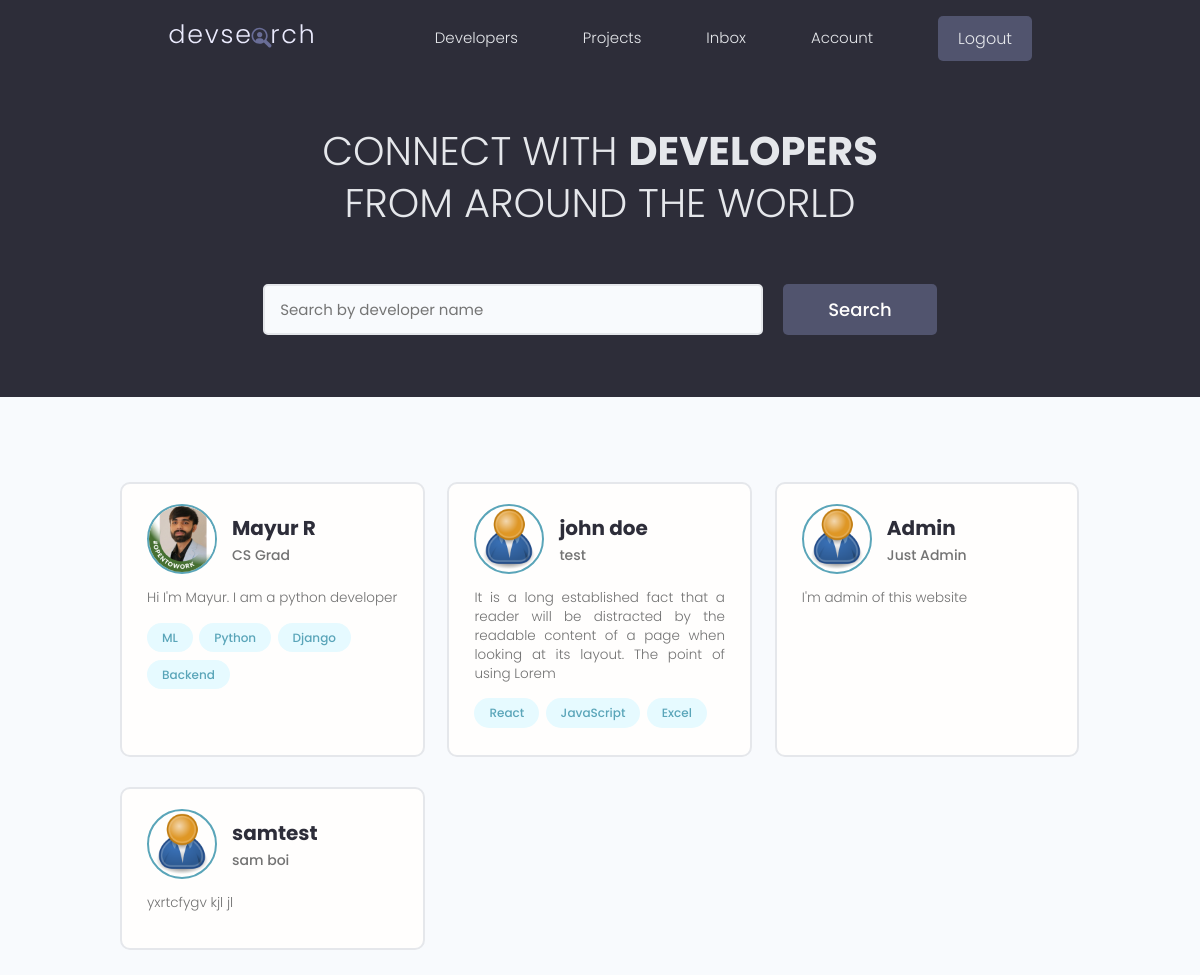
Screenshot of / (signed in) with the database file from the repository.
### users/models.py (models this page shows, shortened)
class Profile(models.Model):
    user=models.OneToOneField(User, on_delete=models.CASCADE, null=True,blank=True)
    name=models.CharField(max_length=200,null=True,blank=True)
    email=models.EmailField(max_length=500,null=True,blank=True)
    username=models.CharField(max_length=200,null=True,blank=True)
    location=models.CharField(max_length=200,null=True,blank=True)
    short_intro=models.CharField(max_length=200,null=True,blank=True)
    bio=models.TextField(null=True,blank=True)
    profile_image=models.ImageField(null=True,blank=True,default="profiles/user-default.png", upload_to='profiles/')
    social_github=models.CharField(max_length=200,null=True,blank=True)
    social_twitter=models.CharField(max_length=200,null=True,blank=True)
    social_linkedin=models.CharField(max_length=200,null=True,blank=True)
    social_youtube=models.CharField(max_length=200,null=True,blank=True)
    social_website=models.CharField(max_length=200,null=True,blank=True)
    created=models.DateTimeField(auto_now_add=True)
    id=models.UUIDField(default=uuid.uuid4,unique=True,primary_key=True,editable=False)

class Skill(models.Model):
    owner=models.ForeignKey(Profile,on_delete=models.CASCADE,null=True,blank=True)
    name = models.CharField(max_length=200)
    description=models.TextField(null=True,blank=True)
    created=models.DateTimeField(auto_now_add=True)
    id=models.UUIDField(default=uuid.uuid4,unique=True,primary_key=True,editable=False)

### users/views.py (the view)
# urls.py: path('',views.profiles,name="profiles"),
def profiles(request):
    profiles=Profile.objects.all()
    context={'profiles':profiles}
    return render(request,'users/profiles.html',context)

### users/templates/users/profiles.html (shortened to what this page needs)
{% extends 'main.html' %}
{% block content %}
<main class="home">
    <section class="hero-section text-center">
      <div class="container container--narrow">
        <div class="hero-section__box">
          <h2>CONNECT WITH <span>DEVELOPERS</span></h2>
          <h2>FROM AROUND THE WORLD</h2>
        </div>
        <div class="hero-section__search">
          <form class="form" action="#" method="get">
            <div class="form__field">
              <input class="input input--text" id="formInput#search" type="text" name="text"
                placeholder="Search by developer name" />
            </div>
            <input class="btn btn--sub btn--lg" type="submit" value="Search" />
          </form>
        </div>
      </div>
    </section>
    <section class="devlist">
      <div class="container">
        <div class="grid grid--three">
        {% for profile in profiles %}
          <div class="column card">
            <div class="dev">
              <a href="{% url 'user-profile' profile.id %}" class="card__body">
                <div class="dev__profile">
                  <img class="avatar avatar--md" src="{{profile.profile_image.url}}" alt="image" />
                  <div class="dev__meta">
                    <h3>{{profile.name}}</h3>
                    <h5>{{profile.short_intro|slice:"150"}}</h5>
                  </div>
                </div>
                <p class="dev__info">
                    {{profile.bio|slice:"150"}}
                </p>
                <div class="dev__skills">
                {% for skill in profile.skill_set.all|slice:"5" %}
                  <span class="tag tag--pill tag--main">
                    <small>{{skill.name}}</small>
                  </span>
                 {% endfor %}
                </div>
              </a>
            </div>
          </div>
          {% endfor %}
        </div>
      </div>
    </section>
  </main>
{% endblock content%}

### static/styles/app.css (style rules this page uses)
:root { --color-sub: #2d2d39; }
.btn--sub { background-color: var(--color-sub-light); }
.card { border: 2px solid var(--color-light); }
img { width: 100%; }
.hero-section { height: 40vh; display: flex; align-items: center; background-color: var(--color-sub); }
.hero-section__box { margin-bottom: 4rem; }
.hero-section__box > h2, .hero-section__box > h2 > span { font-size: 4rem; color: var(--color-light); line-height: 1.3; text-transform: uppercase; }
.hero-section__box > h2 { font-weight: 300; }
.hero-section__box > h2 > span { font-weight: 700; }
.hero-section__search > .form { display: flex; align-items: center; justify-content: center; gap: 2rem; }
.hero-section__search > .form input.input--text { width: 50rem; }
.devlist { margin-top: 8rem; }
.devlist .grid { align-items: stretch; }
.devlist .dev .dev__profile { display: flex; align-items: center; gap: 1.5rem; }
.devlist .dev .dev__meta h3 { color: var(--color-sub); font-size: 2rem; font-weight: 700; }
.devlist .dev .dev__meta h5 { color: var(--color-text); font-size: 1.4rem; font-weight: 500; }
.devlist .dev .dev__info { margin: 1.5rem 0; font-size: 1.35rem; line-height: 1.4; text-align: justify; }

### static/uikit/styles/modules/_variables.css (style rules this page uses)
:root { --color-main: #5aa5b9; --color-main-light: #e6faff; --color-sub: #3f4156; --color-sub-light: #51546e; --color-sub-lighter: #ededfd; --color-text: #737373; --color-gray: #8b8b8b; --color-light: #e5e7eb; --color-light-gray: #767676; --color-bg: #f8fafd; --color-white: #fffefd; --color-white-light: #f3f3f3; --color-success: #359e64; --color-success-bg: #def8e8; --color-error: #fc4b0b; --color-error-bg: #fff2ee; --font-base: 'Poppins', arial, helvetica, 'Segoe UI', roboto, ubuntu, sans-serif; --font-monospace: 'Fira Code', 'Courier New', courier, monospace; --font-regular: 300; --font-medium: 500; --font-bold: 700; --generic-shadow: 1px 1px 5px #00000010; --generic-transition: all 0.3s ease-in-out; }

### static/uikit/styles/modules/_base.css (style rules this page uses)
* { margin: 0; padding: 0; box-sizing: border-box; text-rendering: optimizeLegibility; color: inherit; font-size: inherit; }
html { font-size: 50%; }
@media only screen and (min-width: 480px) { html { font-size: 56.25%; } }
@media only screen and (min-width: 1200px) { html { font-size: 62.5%; } }
body { line-height: 1.6; font-weight: 400; font-size: 1.5rem; color: var(--color-text); background-color: var(--color-bg); min-height: 100vh; }

### static/uikit/styles/modules/_typography.css (style rules this page uses)
* { font-family: var(--font-base); }
h2 { font-size: 3.6rem; font-weight: var(--font-bold); }
h3 { font-size: 3.2rem; font-weight: var(--font-medium); }
h5 { font-size: 2.4rem; font-weight: var(--font-medium); }
h5, h6 { font-weight: var(--font-regular); }
p, span, strong { font-size: 1.6rem; color: var(--color-text); font-weight: var(--font-regular); }
a { padding-bottom: 2px; text-decoration: none; display: inline-block; color: var(--color-main); font-weight: var(--font-medium); }

### static/uikit/styles/modules/_utilities.css (style rules this page uses)
.container { width: 92%; max-width: 165rem; margin: 0 auto; box-sizing: border-box; }
.container--narrow { width: 92%; max-width: 120rem; }
@media screen and (min-width: 1000px) { .container { width: 90%; } }
@media screen and (min-width: 1000px) { .container--narrow { width: 85%; } }
@media screen and (min-width: 1200px) { .container { width: 80%; } }
@media screen and (min-width: 1200px) { .container--narrow { width: 72%; } }
.text-center { text-align: center; }

### static/uikit/styles/modules/_avatar.css (style rules this page uses)
.avatar { border-radius: 50%; border: 2px solid var(--color-main); object-fit: cover; }
.avatar--md { height: 7rem; width: 7rem; }

### static/uikit/styles/modules/_button.css (style rules this page uses)
.btn { display: inline-block; position: relative; cursor: pointer; background-color: var(--color-light); font-weight: var(--font-medium); color: var(--color-sub); text-decoration: none; padding: 1rem 2rem; border-radius: 0.5rem; border: none; width: -webkit-fit-content; width: -moz-fit-content; width: fit-content; height: -webkit-fit-content; height: -moz-fit-content; height: fit-content; font-size: 1.6rem; outline-width: 0; outline-color: transparent; -webkit-backface-visibility: hidden; backface-visibility: hidden; transition: all 0.3s ease-in-out; }
.btn--sub { background-color: var(--color-sub); color: var(--color-white); }
.btn--lg { font-size: 1.8rem; padding: 1.2rem 4.5rem; }

### static/uikit/styles/modules/_card.css (style rules this page uses)
.card { border-radius: 1rem; background-color: var(--color-white); border: 1.5px solid var(--color-light); width: auto; height: auto; margin-top: 0.5rem; margin-bottom: 0.5rem; overflow: hidden; }
.card__body, .card__header { padding: 2rem 2.5rem; }

### rows the page displays
Profile: profile_image (picture), name "Mayur R", short_intro "CS Grad", bio "Hi I'm Mayur. I am a python developer"
Skill: name "ML"
Skill: name "Python"
Skill: name "Django"
Skill: name "Backend"
Profile: profile_image (placeholder picture), name "john doe", short_intro "test", bio "It is a long established fact that a reader will be distracted by the readable content of a page when looking at its layout. The point of using Lorem"
Skill: name "React"
Skill: name "JavaScript"
Skill: name "Excel"
Profile: profile_image (placeholder picture), name "Admin", short_intro "Just Admin", bio "I'm admin of this website"
Profile: profile_image (placeholder picture), name "samtest", short_intro "sam boi", bio "yxrtcfygv kjl jl"
